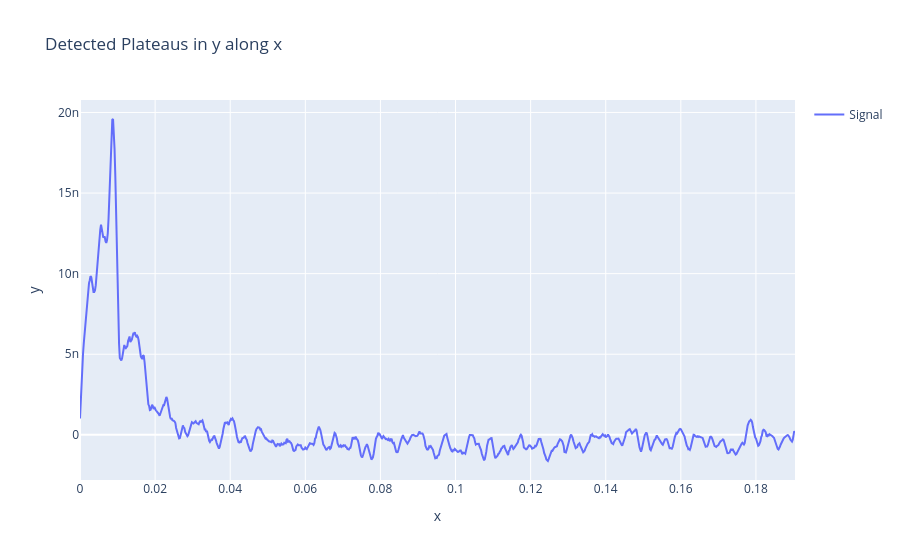

Here is the notebook cell this chart was saved with:
### Markdown cell above
## run plateau analysis

### Code cell
# Find plateaus after the contact point and do a double savitszky-golay smoothing
defl_savitz = savitz_defl[index_first_positive:]
displacement = ret_corrected_displacement[index_first_positive:]

# Usage with real data
params = {## time
    'sav_window_length': 40,
    'sav_polyorder': 10,

    # 'pl_threshold_old': 0.3e-6,
    'pl_threshold': 2.15e-3 ,
    'pl_min_width': 60,
    'last_num_plateaus': 10,  # Number of plateaus to ignore at the end
}



rel_time = np.arange(len(displacement)) * relative_SR_ret  # Assuming a constant time step

# For relative time, you modified find plateaus to get the relative SR of Retract, which is the 2nd index
plateaus, df_plat = find_plateaus(displacement, defl_savitz, params, dt= relative_SR_ret)
# plateaus, df_plat = find_plateaus(defl_savitz, params, dt=1)
# print(f'rel_sr_ret: {relative_SR_ret}')

### Figure 1 — Plotly figure (JSON) as saved in the notebook; plotly's stock layout.template omitted (floating-point values rounded to 4 significant figures; data arrays with more than 128 entries replaced by an {"elided": "..."} marker saying what was removed)
{"data": [{"mode": "lines", "name": "Signal", "type": "scatter", "x": {"elided": "953 float values"}, "y": {"elided": "953 float values"}}], "layout": {"showlegend": true, "title": {"text": "Detected Plateaus in y along x"}, "xaxis": {"title": {"text": "x"}}, "yaxis": {"title": {"text": "y"}}}}
